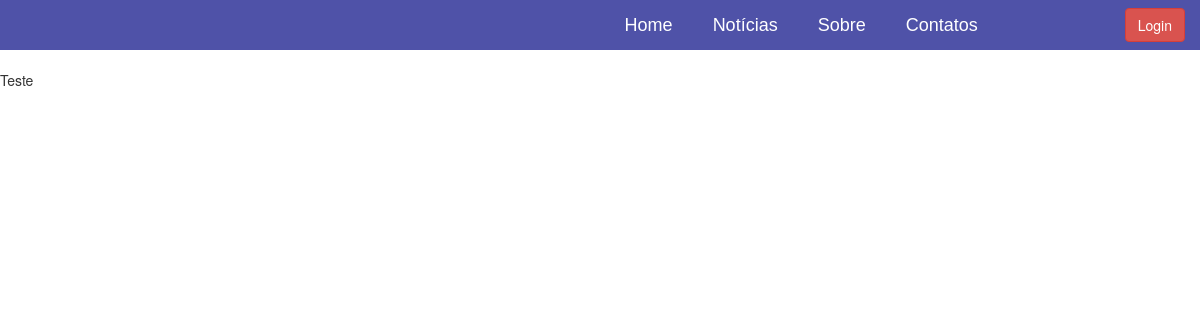
/1/resultados/, run on an earlier commit of the app's database.
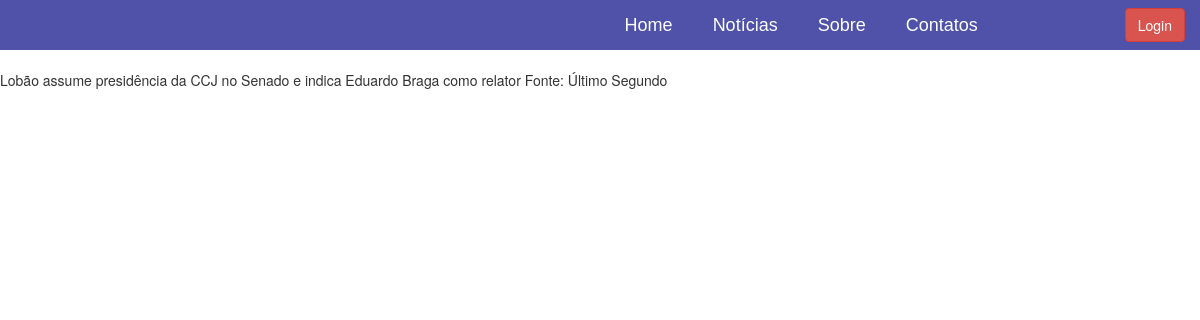
And on a later commit of the database.
### blog/models.py (models this page shows)
class Postagens(models.Model):
    autor = models.ForeignKey('auth.User')
    titulo = models.CharField(max_length=100)
    texto = models.TextField()
    data_publicada = models.DateField(default=timezone.now())
    imagem = models.ImageField(upload_to='uploads/')
    def __str__(self):
        return self.titulo

### blog/views.py (the view)
# urls.py: url(r'^(?P<postagens_id>[0-9]+)/resultados/$', views.resultados, name='resultados'),
def resultados(request, postagens_id):
    postagenss = get_object_or_404(Postagens, pk=postagens_id)
    return render(request, 'blog/restultados.html', {'postagenss': postagenss})

### blog/templates/blog/restultados.html
<!DOCTYPE html>
{% extends 'blog/base.html' %}
{% load staticfiles %}
{% block resultados %}
{{ postagenss }}
{% endblock resultados %}

### blog/templates/blog/base.html (shortened to what this page needs)
<!DOCTYPE html>
{% load staticfiles %}
<html lang="pt-br">
<head>
    <link rel="stylesheet" href="{% static 'blog/BS/css/bootstrap.min.css' %}">
    <link rel="stylesheet" href="{% static 'blog/css/main.css' %}">
</head>
<body>
<nav id="nav" class="navbar navbar-default navbar-static-top" style="background-color:  #4f52a8; padding-top: 0%">
  <div class="container-fluid">
    <div class="collapse navbar-collapse" id="bs-example-navbar-collapse-1">
        <form id="form1"class="navbar-form navbar-right">
         <a href="http://127.0.0.1:8000/admin" target="_blank"><button type="button" class="btn btn-danger">Login</button></a>
        </form>
      <ul id="listanav" class="nav navbar-nav navbar-right">
          <ul class="nav navbar-nav" >
            <li><a id="a" href="http://127.0.0.1:8000/index/">Home</a></li>
            <li><a id="a" href="">Notícias</a></li>
            <li><a id="a" href="http://127.0.0.1:8000/index/#sobrenos">Sobre</a></li>
            <li><a id="a" href="#">Contatos</a></li>
          </ul>
      </ul>
    </div>
  </div>
</nav>
{% block resultados %}
{% endblock resultados %}
</body>
</html>

### blog/static/blog/css/main.css (style rules this page uses)
#nav { border: solid 0px; background: inherit; padding-top: 20px; }
#a { color: white; padding-right: 15px; padding-left: 15px; font-size: 18px; margin-left: 10px; font-family: sans-serif; }
#listanav { margin-right: 10%; }

What changed in the data, as far as the page shows it:
changed Postagens: titulo "Teste" → "Lobão assume presidência da CCJ no Senado e indica Eduardo Braga como relator Fonte: Último Segundo"
